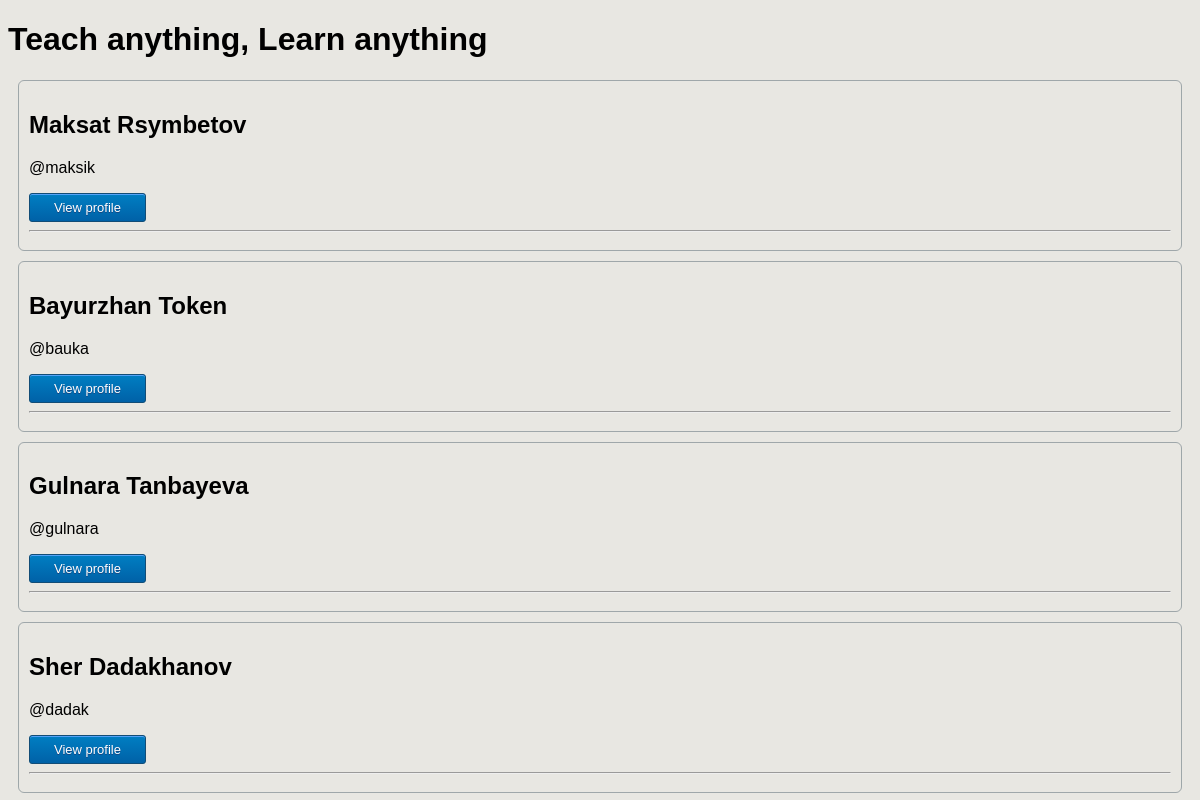
/users/, run on the app's committed database.
### sensei/models.py (models this page shows)
class Profile(models.Model):
	user = models.OneToOneField(User, on_delete=models.CASCADE)
	avatar = models.ImageField(upload_to = "avatars/%Y/%m/%d")
	about = models.TextField(blank=True)
	deleted = models.BooleanField(default=False)
	subscribed_courses = models.ManyToManyField('Course')

### sensei/views.py (the view)
# urls.py: path('users/', UsersView.as_view(), name='users'),
class UsersView(ListView):
	model = Profile
	template_name = 'sensei/senseis.html'
	context_object_name = 'profile_list'
	def get_queryset(self):
		return Profile.objects.all()

### sensei/templates/sensei/senseis.html
{% extends 'sensei/base.html' %}
{% block content %}
	{% for p in profile_list %}
		<div class="element">
			<h2>{{p.user.first_name}} {{p.user.last_name}}</h2>
			<p>@{{p.user.username}}</p>
			<a href="{% url 'profile' userId=p.user.pk %}" class="openButton">View profile</a>
			<hr>
		</div>
	{% endfor %}
{% endblock %}

### sensei/templates/sensei/base.html (shortened to what this page needs)
{% load static %}
<!DOCTYPE html>
<html>
<head>
	<link rel="stylesheet" type="text/css" href="{% static 'sensei/css/styles.css' %}">
</head>
<body>
	<h1 id="title">Teach anything, Learn anything</h1>
	{% block content %}
	{% endblock %}
</body>
</html>

### sensei/static/sensei/css/styles.css (style rules this page uses)
body { background-color:#e8e7e2; font-family:Arial; }
.element { margin: 10px; padding: 10px; border: 1px solid rgba(10,38,56,0.33); border-radius: 6px; }
.openButton { box-shadow:inset 0px 1px 0px 0px #54a3f7; background:linear-gradient(to bottom, #007dc1 5%, #0061a7 100%); background-color:#007dc1; border-radius:3px; border:1px solid #124d77; display:inline-block; cursor:pointer; color:#ffffff; font-family:Arial; font-size:13px; padding:6px 24px; text-decoration:none; text-shadow:0px 1px 0px #154682; }

### data on the page
Profile: user.first_name "Maksat", user.last_name "Rsymbetov", user.username "maksik"
Profile: user.first_name "Bayurzhan", user.last_name "Token", user.username "bauka"
Profile: user.first_name "Gulnara", user.last_name "Tanbayeva", user.username "gulnara"
Profile: user.first_name "Sher", user.last_name "Dadakhanov", user.username "dadak"
